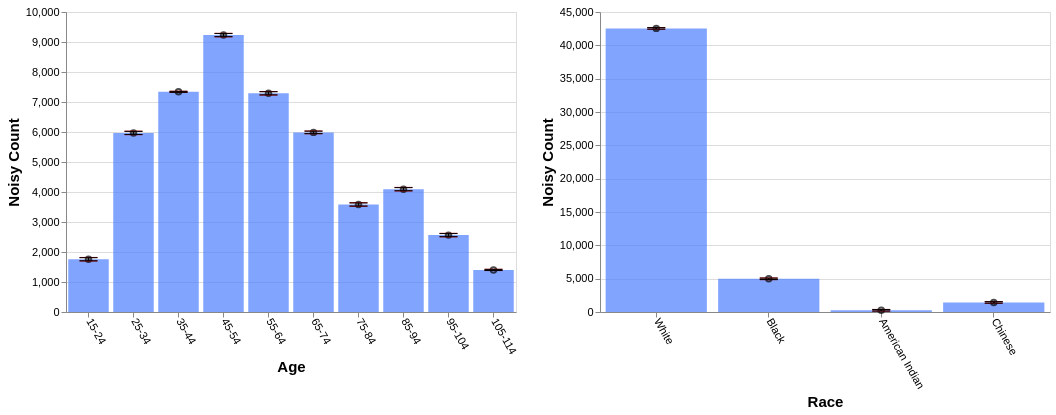

Source (Vega-Lite JSON):
### Vega-Lite specification from a JSON file in a GitHub repository (floating-point values rounded to 4 significant figures)
{"config": {"view": {"continuousWidth": 400, "continuousHeight": 300}, "axis": {"labelFontSize": 11, "titleFontSize": 15}, "axisBottom": {"labelAngle": 60}}, "hconcat": [{"layer": [{"mark": "bar", "encoding": {"color": {"value": "transparent"}, "tooltip": [{"aggregate": "sum", "field": "noisy_count", "title": "noisy count", "type": "quantitative"}, {"aggregate": "sum", "field": "noisy_count_prev", "title": "prev count", "type": "quantitative"}, {"aggregate": "sum", "field": "error", "title": "current error", "type": "quantitative"}, {"aggregate": "sum", "field": "error_prev", "title": "prev error", "type": "quantitative"}], "x": {"field": "age", "sort": null, "title": "Age", "type": "ordinal"}}, "height": 300, "selection": {"selector651": {"type": "interval", "encodings": ["x"]}}, "transform": [{"filter": {"selection": "selector652"}}], "width": 450}, {"mark": {"type": "bar", "color": "gray", "opacity": 0}, "encoding": {"x": {"field": "age", "sort": null, "title": "Age", "type": "ordinal"}, "y": {"aggregate": "sum", "field": "noisy_count_prev", "type": "quantitative"}}, "transform": [{"filter": {"selection": "selector652"}}]}, {"mark": {"type": "bar", "color": "#4C7FFF", "opacity": 0.7}, "encoding": {"x": {"field": "age", "sort": null, "title": "Age", "type": "ordinal"}, "y": {"aggregate": "sum", "field": "noisy_count", "type": "quantitative"}}, "transform": [{"filter": {"selection": "selector652"}}]}, {"mark": {"type": "point", "color": "black", "opacity": 0.7}, "encoding": {"x": {"field": "age", "sort": null, "title": "Age", "type": "ordinal"}, "y": {"aggregate": "sum", "field": "noisy_count", "title": "Noisy Count", "type": "quantitative"}}, "transform": [{"filter": {"selection": "selector652"}}]}, {"mark": {"type": "rule", "color": "#B6B6B6", "size": 2, "strokeDash": [3, 3]}, "encoding": {"x": {"field": "age", "sort": null, "title": "Age", "type": "ordinal"}, "y": {"aggregate": "sum", "field": "plus_error_prev_age", "title": "", "type": "quantitative"}, "y2": {"aggregate": "sum", "field": "minus_error_prev_age", "title": ""}}, "transform": [{"filter": {"selection": "selector652"}}]}, {"mark": {"type": "tick", "color": "#B90000", "size": 0, "strokeDash": [1, 1]}, "encoding": {"x": {"field": "age", "sort": null, "title": "Age", "type": "ordinal"}, "y": {"aggregate": "sum", "field": "plus_error_prev_age", "type": "quantitative"}}, "transform": [{"filter": {"selection": "selector652"}}]}, {"mark": {"type": "tick", "color": "#B90000", "size": 0, "strokeDash": [3, 1]}, "encoding": {"x": {"field": "age", "sort": null, "title": "Age", "type": "ordinal"}, "y": {"aggregate": "sum", "field": "minus_error_prev_age", "type": "quantitative"}}, "transform": [{"filter": {"selection": "selector652"}}]}, {"mark": {"type": "rule", "color": "black", "size": 2}, "encoding": {"x": {"field": "age", "sort": null, "title": "Age", "type": "ordinal"}, "y": {"aggregate": "sum", "field": "plus_error", "title": "", "type": "quantitative"}, "y2": {"aggregate": "sum", "field": "minus_error", "title": ""}}, "transform": [{"filter": {"selection": "selector652"}}]}, {"mark": {"type": "tick", "color": "black", "width": 0}, "encoding": {"x": {"field": "age", "sort": null, "title": "Age", "type": "ordinal"}, "y": {"aggregate": "sum", "field": "plus_error", "type": "quantitative"}}, "transform": [{"filter": {"selection": "selector652"}}]}, {"mark": {"type": "tick", "color": "black", "width": 0}, "encoding": {"x": {"field": "age", "sort": null, "title": "Age", "type": "ordinal"}, "y": {"aggregate": "sum", "field": "minus_error", "type": "quantitative"}}, "transform": [{"filter": {"selection": "selector652"}}]}]}, {"layer": [{"mark": "bar", "encoding": {"color": {"value": "transparent"}, "tooltip": [{"aggregate": "sum", "field": "noisy_count", "title": "noisy count", "type": "quantitative"}, {"aggregate": "sum", "field": "noisy_count_prev", "title": "prev count", "type": "quantitative"}, {"aggregate": "sum", "field": "error", "title": "current error", "type": "quantitative"}, {"aggregate": "sum", "field": "error_prev", "title": "prev error", "type": "quantitative"}], "x": {"field": "race", "sort": null, "title": "Race", "type": "ordinal"}}, "height": 300, "selection": {"selector652": {"type": "interval", "encodings": ["x"]}}, "transform": [{"filter": {"selection": "selector651"}}], "width": 450}, {"mark": {"type": "bar", "color": "gray", "opacity": 0}, "encoding": {"x": {"field": "race", "sort": null, "title": "Race", "type": "ordinal"}, "y": {"aggregate": "sum", "field": "noisy_count_prev", "type": "quantitative"}}, "transform": [{"filter": {"selection": "selector651"}}]}, {"mark": {"type": "bar", "color": "#4C7FFF", "opacity": 0.7}, "encoding": {"x": {"field": "race", "sort": null, "title": "Race", "type": "ordinal"}, "y": {"aggregate": "sum", "field": "noisy_count", "type": "quantitative"}}, "transform": [{"filter": {"selection": "selector651"}}]}, {"mark": {"type": "point", "color": "black", "opacity": 0.7}, "encoding": {"x": {"field": "race", "sort": null, "title": "Race", "type": "ordinal"}, "y": {"aggregate": "sum", "field": "noisy_count", "title": "Noisy Count", "type": "quantitative"}}, "transform": [{"filter": {"selection": "selector651"}}]}, {"mark": {"type": "rule", "color": "#B6B6B6", "size": 2, "strokeDash": [3, 3]}, "encoding": {"x": {"field": "race", "sort": null, "title": "Race", "type": "ordinal"}, "y": {"aggregate": "sum", "field": "plus_error_prev_race", "title": "", "type": "quantitative"}, "y2": {"aggregate": "sum", "field": "minus_error_prev_race", "title": ""}}, "transform": [{"filter": {"selection": "selector651"}}]}, {"mark": {"type": "tick", "color": "#B90000", "size": 0, "strokeDash": [1, 1]}, "encoding": {"x": {"field": "race", "sort": null, "title": "Race", "type": "ordinal"}, "y": {"aggregate": "sum", "field": "plus_error_prev_race", "type": "quantitative"}}, "transform": [{"filter": {"selection": "selector651"}}]}, {"mark": {"type": "tick", "color": "#B90000", "size": 0, "strokeDash": [3, 1]}, "encoding": {"x": {"field": "race", "sort": null, "title": "Race", "type": "ordinal"}, "y": {"aggregate": "sum", "field": "minus_error_prev_race", "type": "quantitative"}}, "transform": [{"filter": {"selection": "selector651"}}]}, {"mark": {"type": "rule", "color": "black", "size": 2}, "encoding": {"x": {"field": "race", "sort": null, "title": "Race", "type": "ordinal"}, "y": {"aggregate": "sum", "field": "plus_error", "title": "", "type": "quantitative"}, "y2": {"aggregate": "sum", "field": "minus_error", "title": ""}}, "transform": [{"filter": {"selection": "selector651"}}]}, {"mark": {"type": "tick", "color": "black", "width": 0}, "encoding": {"x": {"field": "race", "sort": null, "title": "Race", "type": "ordinal"}, "y": {"aggregate": "sum", "field": "plus_error", "type": "quantitative"}}, "transform": [{"filter": {"selection": "selector651"}}]}, {"mark": {"type": "tick", "color": "black", "width": 0}, "encoding": {"x": {"field": "race", "sort": null, "title": "Race", "type": "ordinal"}, "y": {"aggregate": "sum", "field": "minus_error", "type": "quantitative"}}, "transform": [{"filter": {"selection": "selector651"}}]}]}], "data": {"name": "data-5f94c31eda422ab19745a8d2e95aceb6"}, "$schema": "https://vega.github.io/schema/vega-lite/v4.17.0.json", "datasets": {"data-5f94c31eda422ab19745a8d2e95aceb6": [{"age": "15-24", "race": "White", "noisy_count": 1320.0, "true_count": 1271.0, "plus_error": 1333.0, "minus_error": 1308.0, "error": 12.8, "noisy_count_prev": 1319.0, "true_count_prev": 1271.0, "plus_error_prev": 1334.0, "minus_error_prev": 1304.0, "error_prev": 14.9, "plus_error_prev_age": 1334.0, "minus_error_prev_age": 1305.0, "plus_error_prev_race": 1334.0, "minus_error_prev_race": 1305.0}, {"age": "15-24", "race": "Black", "noisy_count": 141.2, "true_count": 192.0, "plus_error": 154.0, "minus_error": 128.4, "error": 12.8, "noisy_count_prev": 142.7, "true_count_prev": 192.0, "plus_error_prev": 157.6, "minus_error_prev": 127.8, "error_prev": 14.9, "plus_error_prev_age": 157.7, "minus_error_prev_age": 127.9, "plus_error_prev_race": 157.9, "minus_error_prev_race": 128.1}, {"age": "15-24", "race": "American Indian", "noisy_count": 105.6, "true_count": 31.0, "plus_error": 118.3, "minus_error": 92.8, "error": 12.8, "noisy_count_prev": 103.2, "true_count_prev": 31.0, "plus_error_prev": 118.1, "minus_error_prev": 88.3, "error_prev": 14.9, "plus_error_prev_age": 118.2, "minus_error_prev_age": 88.42, "plus_error_prev_race": 117.3, "minus_error_prev_race": 87.53}, {"age": "15-24", "race": "Chinese", "noisy_count": 191.4, "true_count": 62.0, "plus_error": 204.2, "minus_error": 178.6, "error": 12.8, "noisy_count_prev": 192.8, "true_count_prev": 62.0, "plus_error_prev": 207.7, "minus_error_prev": 177.9, "error_prev": 14.9, "plus_error_prev_age": 207.8, "minus_error_prev_age": 178.0, "plus_error_prev_race": 207.6, "minus_error_prev_race": 177.8}, {"age": "25-34", "race": "White", "noisy_count": 5040.0, "true_count": 5110.0, "plus_error": 5052.0, "minus_error": 5027.0, "error": 12.8, "noisy_count_prev": 5043.0, "true_count_prev": 5110.0, "plus_error_prev": 5058.0, "minus_error_prev": 5028.0, "error_prev": 14.9, "plus_error_prev_age": 5057.0, "minus_error_prev_age": 5027.0, "plus_error_prev_race": 5058.0, "minus_error_prev_race": 5028.0}, {"age": "25-34", "race": "Black", "noisy_count": 681.5, "true_count": 700.0, "plus_error": 694.3, "minus_error": 668.7, "error": 12.8, "noisy_count_prev": 679.8, "true_count_prev": 700.0, "plus_error_prev": 694.7, "minus_error_prev": 664.9, "error_prev": 14.9, "plus_error_prev_age": 693.8, "minus_error_prev_age": 663.9, "plus_error_prev_race": 695.0, "minus_error_prev_race": 665.2}, {"age": "25-34", "race": "American Indian", "noisy_count": 8.4, "true_count": 83.0, "plus_error": 21.1, "minus_error": -4.4, "error": 12.8, "noisy_count_prev": 12.0, "true_count_prev": 83.0, "plus_error_prev": 26.9, "minus_error_prev": -2.9, "error_prev": 14.9, "plus_error_prev_age": 25.95, "minus_error_prev_age": -3.85, "plus_error_prev_race": 26.13, "minus_error_prev_race": -3.67}, {"age": "25-34", "race": "Chinese", "noisy_count": 239.5, "true_count": 244.0, "plus_error": 252.3, "minus_error": 226.8, "error": 12.8, "noisy_count_prev": 238.2, "true_count_prev": 244.0, "plus_error_prev": 253.1, "minus_error_prev": 223.3, "error_prev": 14.9, "plus_error_prev_age": 252.1, "minus_error_prev_age": 222.3, "plus_error_prev_race": 253.0, "minus_error_prev_race": 223.2}, {"age": "35-44", "race": "White", "noisy_count": 6208.0, "true_count": 6181.0, "plus_error": 6213.0, "minus_error": 6204.0, "error": 4.1, "noisy_count_prev": 6207.0, "true_count_prev": 6181.0, "plus_error_prev": 6212.0, "minus_error_prev": 6202.0, "error_prev": 4.7, "plus_error_prev_age": 6211.0, "minus_error_prev_age": 6202.0, "plus_error_prev_race": 6212.0, "minus_error_prev_race": 6202.0}, {"age": "35-44", "race": "Black", "noisy_count": 820.3, "true_count": 793.0, "plus_error": 824.4, "minus_error": 816.2, "error": 4.1, "noisy_count_prev": 820.2, "true_count_prev": 793.0, "plus_error_prev": 825.0, "minus_error_prev": 815.5, "error_prev": 4.7, "plus_error_prev_age": 824.8, "minus_error_prev_age": 815.3, "plus_error_prev_race": 825.3, "minus_error_prev_race": 815.8}, {"age": "35-44", "race": "American Indian", "noisy_count": 56.0, "true_count": 93.0, "plus_error": 60.1, "minus_error": 51.9, "error": 4.1, "noisy_count_prev": 57.8, "true_count_prev": 93.0, "plus_error_prev": 62.5, "minus_error_prev": 53.0, "error_prev": 4.7, "plus_error_prev_age": 62.35, "minus_error_prev_age": 52.85, "plus_error_prev_race": 61.73, "minus_error_prev_race": 52.23}, {"age": "35-44", "race": "Chinese", "noisy_count": 254.2, "true_count": 265.0, "plus_error": 258.3, "minus_error": 250.1, "error": 4.1, "noisy_count_prev": 254.8, "true_count_prev": 265.0, "plus_error_prev": 259.6, "minus_error_prev": 250.1, "error_prev": 4.7, "plus_error_prev_age": 259.4, "minus_error_prev_age": 249.9, "plus_error_prev_race": 259.5, "minus_error_prev_race": 250.0}, {"age": "45-54", "race": "White", "noisy_count": 7981.0, "true_count": 7988.0, "plus_error": 7993.0, "minus_error": 7968.0, "error": 12.8, "noisy_count_prev": 7980.0, "true_count_prev": 7988.0, "plus_error_prev": 7995.0, "minus_error_prev": 7965.0, "error_prev": 14.9, "plus_error_prev_age": 7993.0, "minus_error_prev_age": 7963.0, "plus_error_prev_race": 7995.0, "minus_error_prev_race": 7965.0}, {"age": "45-54", "race": "Black", "noisy_count": 887.1, "true_count": 967.0, "plus_error": 899.9, "minus_error": 874.3, "error": 12.8, "noisy_count_prev": 892.0, "true_count_prev": 967.0, "plus_error_prev": 906.9, "minus_error_prev": 877.1, "error_prev": 14.9, "plus_error_prev_age": 905.0, "minus_error_prev_age": 875.2, "plus_error_prev_race": 907.2, "minus_error_prev_race": 877.4}, {"age": "45-54", "race": "American Indian", "noisy_count": 103.7, "true_count": 112.0, "plus_error": 116.5, "minus_error": 90.9, "error": 12.8, "noisy_count_prev": 105.6, "true_count_prev": 112.0, "plus_error_prev": 120.5, "minus_error_prev": 90.7, "error_prev": 14.9, "plus_error_prev_age": 118.6, "minus_error_prev_age": 88.78, "plus_error_prev_race": 119.7, "minus_error_prev_race": 89.93}, {"age": "45-54", "race": "Chinese", "noisy_count": 258.7, "true_count": 266.0, "plus_error": 271.5, "minus_error": 246.0, "error": 12.8, "noisy_count_prev": 260.4, "true_count_prev": 266.0, "plus_error_prev": 275.3, "minus_error_prev": 245.5, "error_prev": 14.9, "plus_error_prev_age": 273.4, "minus_error_prev_age": 243.6, "plus_error_prev_race": 275.2, "minus_error_prev_race": 245.4}, {"age": "55-64", "race": "White", "noisy_count": 6346.0, "true_count": 6252.0, "plus_error": 6359.0, "minus_error": 6334.0, "error": 12.8, "noisy_count_prev": 6345.0, "true_count_prev": 6252.0, "plus_error_prev": 6360.0, "minus_error_prev": 6330.0, "error_prev": 14.9, "plus_error_prev_age": 6359.0, "minus_error_prev_age": 6329.0, "plus_error_prev_race": 6360.0, "minus_error_prev_race": 6330.0}, {"age": "55-64", "race": "Black", "noisy_count": 734.0, "true_count": 744.0, "plus_error": 746.8, "minus_error": 721.2, "error": 12.8, "noisy_count_prev": 735.5, "true_count_prev": 744.0, "plus_error_prev": 750.4, "minus_error_prev": 720.6, "error_prev": 14.9, "plus_error_prev_age": 749.2, "minus_error_prev_age": 719.4, "plus_error_prev_race": 750.7, "minus_error_prev_race": 720.9}, {"age": "55-64", "race": "American Indian", "noisy_count": 49.3, "true_count": 90.0, "plus_error": 62.1, "minus_error": 36.5, "error": 12.8, "noisy_count_prev": 51.5, "true_count_prev": 90.0, "plus_error_prev": 66.4, "minus_error_prev": 36.6, "error_prev": 14.9, "plus_error_prev_age": 65.17, "minus_error_prev_age": 35.37, "plus_error_prev_race": 65.63, "minus_error_prev_race": 35.83}, {"age": "55-64", "race": "Chinese", "noisy_count": 160.2, "true_count": 233.0, "plus_error": 173.0, "minus_error": 147.5, "error": 12.8, "noisy_count_prev": 162.6, "true_count_prev": 233.0, "plus_error_prev": 177.6, "minus_error_prev": 147.7, "error_prev": 14.9, "plus_error_prev_age": 176.4, "minus_error_prev_age": 146.5, "plus_error_prev_race": 177.5, "minus_error_prev_race": 147.6}, {"age": "65-74", "race": "White", "noisy_count": 5117.0, "true_count": 5121.0, "plus_error": 5127.0, "minus_error": 5107.0, "error": 10.2, "noisy_count_prev": 5115.0, "true_count_prev": 5121.0, "plus_error_prev": 5126.0, "minus_error_prev": 5104.0, "error_prev": 11.5, "plus_error_prev_age": 5130.0, "minus_error_prev_age": 5107.0, "plus_error_prev_race": 5127.0, "minus_error_prev_race": 5104.0}, {"age": "65-74", "race": "Black", "noisy_count": 590.1, "true_count": 525.0, "plus_error": 600.2, "minus_error": 579.9, "error": 10.2, "noisy_count_prev": 585.1, "true_count_prev": 525.0, "plus_error_prev": 596.6, "minus_error_prev": 573.6, "error_prev": 11.5, "plus_error_prev_age": 599.7, "minus_error_prev_age": 576.7, "plus_error_prev_race": 596.9, "minus_error_prev_race": 573.9}, {"age": "65-74", "race": "American Indian", "noisy_count": 68.6, "true_count": 68.0, "plus_error": 78.7, "minus_error": 58.4, "error": 10.2, "noisy_count_prev": 66.6, "true_count_prev": 68.0, "plus_error_prev": 78.1, "minus_error_prev": 55.1, "error_prev": 11.5, "plus_error_prev_age": 81.22, "minus_error_prev_age": 58.23, "plus_error_prev_race": 77.33, "minus_error_prev_race": 54.33}, {"age": "65-74", "race": "Chinese", "noisy_count": 212.0, "true_count": 153.0, "plus_error": 222.2, "minus_error": 201.8, "error": 10.2, "noisy_count_prev": 208.4, "true_count_prev": 153.0, "plus_error_prev": 219.9, "minus_error_prev": 196.9, "error_prev": 11.5, "plus_error_prev_age": 223.0, "minus_error_prev_age": 200.0, "plus_error_prev_race": 219.8, "minus_error_prev_race": 196.8}, {"age": "75-84", "race": "White", "noisy_count": 3353.0, "true_count": 3396.0, "plus_error": 3366.0, "minus_error": 3341.0, "error": 12.8, "noisy_count_prev": 3353.0, "true_count_prev": 3396.0, "plus_error_prev": 3368.0, "minus_error_prev": 3338.0, "error_prev": 14.9, "plus_error_prev_age": 3366.0, "minus_error_prev_age": 3336.0, "plus_error_prev_race": 3368.0, "minus_error_prev_race": 3339.0}, {"age": "75-84", "race": "Black", "noisy_count": 337.6, "true_count": 387.0, "plus_error": 350.4, "minus_error": 324.8, "error": 12.8, "noisy_count_prev": 341.0, "true_count_prev": 387.0, "plus_error_prev": 355.9, "minus_error_prev": 326.1, "error_prev": 14.9, "plus_error_prev_age": 353.6, "minus_error_prev_age": 323.8, "plus_error_prev_race": 356.2, "minus_error_prev_race": 326.4}, {"age": "75-84", "race": "American Indian", "noisy_count": -126.1, "true_count": 33.0, "plus_error": -113.3, "minus_error": -138.9, "error": 12.8, "noisy_count_prev": -122.3, "true_count_prev": 33.0, "plus_error_prev": -107.4, "minus_error_prev": -137.2, "error_prev": 14.9, "plus_error_prev_age": -109.7, "minus_error_prev_age": -139.5, "plus_error_prev_race": -108.2, "minus_error_prev_race": -138.0}, {"age": "75-84", "race": "Chinese", "noisy_count": 19.2, "true_count": 93.0, "plus_error": 32.0, "minus_error": 6.4, "error": 12.8, "noisy_count_prev": 21.2, "true_count_prev": 93.0, "plus_error_prev": 36.1, "minus_error_prev": 6.3, "error_prev": 14.9, "plus_error_prev_age": 33.82, "minus_error_prev_age": 4.025, "plus_error_prev_race": 35.96, "minus_error_prev_race": 6.16}, {"age": "85-94", "race": "White", "noisy_count": 3630.0, "true_count": 3579.0, "plus_error": 3642.0, "minus_error": 3617.0, "error": 12.8, "noisy_count_prev": 3630.0, "true_count_prev": 3579.0, "plus_error_prev": 3644.0, "minus_error_prev": 3615.0, "error_prev": 14.9, "plus_error_prev_age": 3645.0, "minus_error_prev_age": 3616.0, "plus_error_prev_race": 3645.0, "minus_error_prev_race": 3615.0}, {"age": "85-94", "race": "Black", "noisy_count": 344.0, "true_count": 351.0, "plus_error": 356.8, "minus_error": 331.2, "error": 12.8, "noisy_count_prev": 343.2, "true_count_prev": 351.0, "plus_error_prev": 358.1, "minus_error_prev": 328.3, "error_prev": 14.9, "plus_error_prev_age": 359.1, "minus_error_prev_age": 329.3, "plus_error_prev_race": 358.4, "minus_error_prev_race": 328.6}, {"age": "85-94", "race": "American Indian", "noisy_count": 50.8, "true_count": 33.0, "plus_error": 63.6, "minus_error": 38.0, "error": 12.8, "noisy_count_prev": 47.8, "true_count_prev": 33.0, "plus_error_prev": 62.7, "minus_error_prev": 32.9, "error_prev": 14.9, "plus_error_prev_age": 63.65, "minus_error_prev_age": 33.85, "plus_error_prev_race": 61.93, "minus_error_prev_race": 32.13}, {"age": "85-94", "race": "Chinese", "noisy_count": 69.6, "true_count": 74.0, "plus_error": 82.3, "minus_error": 56.8, "error": 12.8, "noisy_count_prev": 69.5, "true_count_prev": 74.0, "plus_error_prev": 84.4, "minus_error_prev": 54.5, "error_prev": 14.9, "plus_error_prev_age": 85.35, "minus_error_prev_age": 55.45, "plus_error_prev_race": 84.26, "minus_error_prev_race": 54.36}, {"age": "95-104", "race": "White", "noisy_count": 2282.0, "true_count": 2336.0, "plus_error": 2295.0, "minus_error": 2269.0, "error": 12.8, "noisy_count_prev": 2284.0, "true_count_prev": 2336.0, "plus_error_prev": 2298.0, "minus_error_prev": 2269.0, "error_prev": 14.9, "plus_error_prev_age": 2300.0, "minus_error_prev_age": 2270.0, "plus_error_prev_race": 2299.0, "minus_error_prev_race": 2269.0}, {"age": "95-104", "race": "Black", "noisy_count": 334.0, "true_count": 160.0, "plus_error": 346.7, "minus_error": 321.2, "error": 12.8, "noisy_count_prev": 328.2, "true_count_prev": 160.0, "plus_error_prev": 343.1, "minus_error_prev": 313.3, "error_prev": 14.9, "plus_error_prev_age": 344.5, "minus_error_prev_age": 314.7, "plus_error_prev_race": 343.4, "minus_error_prev_race": 313.6}, {"age": "95-104", "race": "American Indian", "noisy_count": -99.8, "true_count": 14.0, "plus_error": -87.0, "minus_error": -112.6, "error": 12.8, "noisy_count_prev": -98.2, "true_count_prev": 14.0, "plus_error_prev": -83.3, "minus_error_prev": -113.1, "error_prev": 14.9, "plus_error_prev_age": -81.92, "minus_error_prev_age": -111.7, "plus_error_prev_race": -84.07, "minus_error_prev_race": -113.9}, {"age": "95-104", "race": "Chinese", "noisy_count": 46.4, "true_count": 35.0, "plus_error": 59.2, "minus_error": 33.6, "error": 12.8, "noisy_count_prev": 43.7, "true_count_prev": 35.0, "plus_error_prev": 58.6, "minus_error_prev": 28.8, "error_prev": 14.9, "plus_error_prev_age": 59.98, "minus_error_prev_age": 30.18, "plus_error_prev_race": 58.46, "minus_error_prev_race": 28.66}, {"age": "105-114", "race": "White", "noisy_count": 1266.0, "true_count": 1270.0, "plus_error": 1270.0, "minus_error": 1261.0, "error": 4.6, "noisy_count_prev": 1266.0, "true_count_prev": 1270.0, "plus_error_prev": 1271.0, "minus_error_prev": 1260.0, "error_prev": 5.4, "plus_error_prev_age": 1271.0, "minus_error_prev_age": 1260.0, "plus_error_prev_race": 1271.0, "minus_error_prev_race": 1260.0}, {"age": "105-114", "race": "Black", "noisy_count": 106.8, "true_count": 110.0, "plus_error": 111.4, "minus_error": 102.2, "error": 4.6, "noisy_count_prev": 105.6, "true_count_prev": 110.0, "plus_error_prev": 111.1, "minus_error_prev": 100.2, "error_prev": 5.4, "plus_error_prev_age": 111.0, "minus_error_prev_age": 100.1, "plus_error_prev_race": 111.4, "minus_error_prev_race": 100.5}, {"age": "105-114", "race": "American Indian", "noisy_count": 43.2, "true_count": 4.0, "plus_error": 47.8, "minus_error": 38.6, "error": 4.6, "noisy_count_prev": 43.4, "true_count_prev": 4.0, "plus_error_prev": 48.9, "minus_error_prev": 38.0, "error_prev": 5.4, "plus_error_prev_age": 48.83, "minus_error_prev_age": 37.93, "plus_error_prev_race": 48.13, "minus_error_prev_race": 37.23}, {"age": "105-114", "race": "Chinese", "noisy_count": -13.1, "true_count": 17.0, "plus_error": -8.5, "minus_error": -17.6, "error": 4.6, "noisy_count_prev": -12.1, "true_count_prev": 17.0, "plus_error_prev": -6.6, "minus_error_prev": -17.5, "error_prev": 5.4, "plus_error_prev_age": -6.675, "minus_error_prev_age": -17.57, "plus_error_prev_race": -6.74, "minus_error_prev_race": -17.64}]}}
